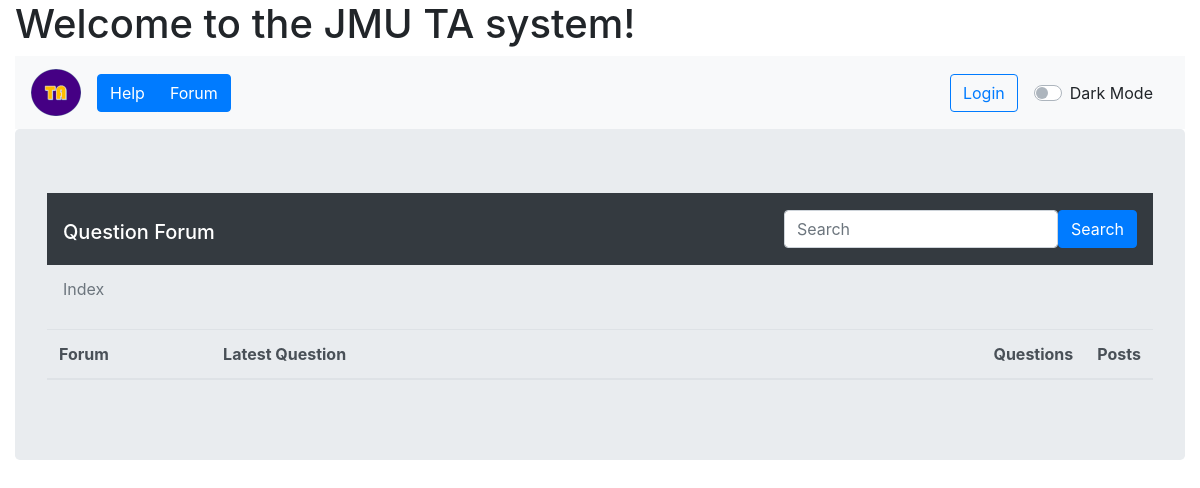
Page /forum.php on the earlier database version.
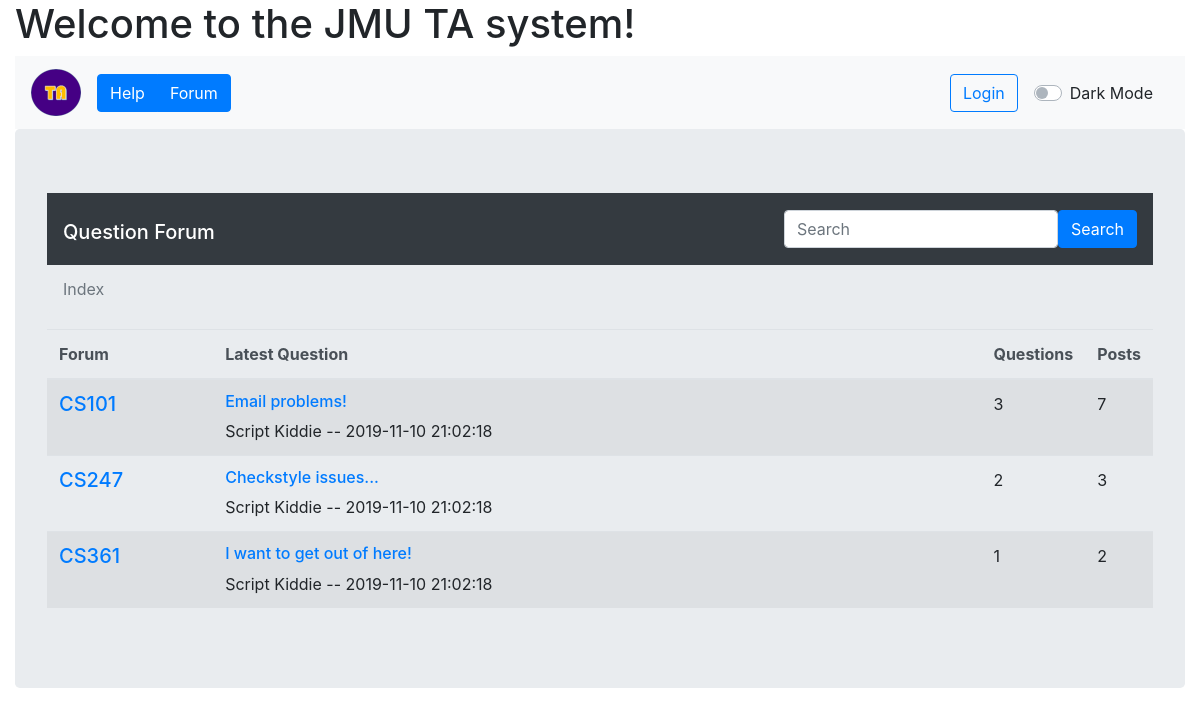
Same page on the later database version.
### tables this page shows
CREATE TABLE classforum
(
  forumID INT NOT NULL AUTO_INCREMENT,
  className TEXT NOT NULL,
  CONSTRAINT ClassForum_ForumID_pk PRIMARY KEY (forumID)
);

CREATE TABLE question
(
  questionID INT NOT NULL AUTO_INCREMENT,
  forumID INT NOT NULL,
  title TEXT NOT NULL,
  details TEXT NOT NULL,
  asked DATETIME NOT NULL DEFAULT NOW(),
  author TEXT,
  CONSTRAINT Question_questionID_pk PRIMARY KEY (questionID),
  CONSTRAINT Question_forumID_fk FOREIGN KEY (forumID) REFERENCES classforum (forumID)
);

### php/forum_index.php (the view, shortened to what this page needs)
<table id="forum_index" class="table table-striped table-responsive">
<thead class="thead-light">
    <tr>
        <th class="col-sm-2">Forum</th>
        <th class="col">Latest Question</th>
        <th class="col">Questions</th>
        <th class="col">Posts</th>
    </tr>
</thead>
<tbody>
    <?php
    $connection = OpenCon();
    $classQuery = "SELECT * FROM classforum";
    $forums = array();
    if ($result = $connection->query($classQuery)) {
        while($item = $result->fetch_assoc()) {
            $forums[] = $item;
        }
    }
    $lastAskedQuery = "SELECT CF.forumID, questionID, title, details, asked, author FROM classforum CF LEFT JOIN question Q1 ON CF.forumID = Q1.forumID WHERE questionID = (SELECT MAX(Q2.questionID) FROM question Q2 WHERE Q1.forumID = Q2.forumID) GROUP BY CF.forumID";
    $questions = array();
    if ($result = $connection->query($lastAskedQuery)) {
        while($item = $result->fetch_assoc()) {
            $questions[] = $item;
        }
    }
    $qNumQuery = "SELECT forumID, COUNT(questionID) AS \"numQuestions\" FROM question GROUP BY forumID";
    $questionNum = array();
    if ($result = $connection->query($qNumQuery)) {
        while($item = $result->fetch_assoc()) {
            $questionNum[] = $item;
        }
    }
    $pNumQuery = "SELECT forumID, COUNT(answer.answerID) + COUNT(DISTINCT question.questionID) AS \"numPosts\" FROM question LEFT JOIN answer ON question.questionID = answer.questionID GROUP BY forumID";
    $postNum = array();
    if ($result = $connection->query($pNumQuery)) {
        while($item = $result->fetch_assoc()) {
            $postNum[] = $item;
        }
    }
    for ($x = 0; $x < count($forums); $x++) {
        $forumID = $forums[$x]['forumID'];
        $className = $forums[$x]['className'];
        $qTitle = $questions[$x]['title'];
        $author = $questions[$x]['author'];
        $asked = $questions[$x]['asked'];
        $numOfQ = $questionNum[$x]['numQuestions'];
        $numOfP = $postNum[$x]['numPosts'];
        echo("<tr id=\"".$forumID."\">");
        echo("<td><h3 class=\"h5\"><a class=\"class_anchor\" href=\"#0\">".$className."</a></h3></td>");
        echo("<td><div><h4 class=\"h6\">".$qTitle."</h4>".$author." -- ".$asked."</div></td>");
        echo("<td><div>".$numOfQ."</div></td>");
        echo("<td><div>".$numOfP."</div></td>");
        echo("</tr>");
    }
    ?>
</tbody>
</table>

### html/forum.php (shortened to what this page needs)
<!doctype html>
<html lang="en">
  <head>
    <link rel="stylesheet" href="https://stackpath.bootstrapcdn.com/bootstrap/4.3.1/css/bootstrap.min.css">
    <link rel="stylesheet" type="text/css" href="../css/fullcalendar.css">
    <link rel="stylesheet" type="text/css" href="../css/dark-mode.css">
  </head>
  <body>
    <div class="container-fluid">
      <div class="page-header">
        <h1>Welcome to the JMU TA system!</h1>
      </div>
      <nav class="navbar navbar-expand-lg navbar-light bg-light">
        <a class="navbar-brand" href="index.php"><img src="../resources/TA_Iconx50px.png" alt="TA Icon"></a>
        <div class="collapse navbar-collapse" id="navbarSupportedContent">
          <ul class="navbar-nav mr-auto">
            <li class="nav-item">
              <div class="btn-group" role="group" aria-label="navigation button group">
                  <a role="button" class="btn btn-primary" href="#" data-toggle="modal" data-target="#helpModal">Help</a>
                  <a role="button" class="btn btn-primary" href="#">Forum</a>
              </div>
            </li>
          </ul>
<?php if(isset($_SESSION['personID'])): ?>
          <form method="post" action="index.php">
            <input type="hidden" name="action" value="logoff">
            <input type="submit" class="btn btn-outline-primary my-2 my-sm-0" value="Logoff">
          </form>
<?php else: ?>
          <button class="btn btn-outline-primary my-2 my-sm-0" type="login"><a href="#" data-toggle="modal" data-target="#loginModal">Login</a></button>
<?php endif; ?>
          <div class="nav-link">
            <div class="custom-control custom-switch">
              <label class="custom-control-label" for="darkSwitch">Dark Mode</label>
            </div>
          </div>
        </div>
      </nav>
      <div id="forum" class="jumbotron">
        <nav class="navbar navbar-dark bg-dark">
          <h1><a href="#" class="navbar-brand">Question Forum</a></h1>
          <form id="search_form" class="form-inline">
            <input id="search_field" type="text" name="search-string" class="form-control" placeholder="Search">
            <button type="submit" class="btn btn-primary">Search</button>
          </form>
        </nav>
        <nav aria-label="breadcrumb">
          <ol id="forum_breadcrumb_list" class="breadcrumb">
            <li id="bc_index" class="breadcrumb-item active">Index</li>
          </ol>
        </nav>
        <div id="forum_container">
        <?php require_once('../php/forum_index.php')?>
        </div>
      </div>
    </div>
  </body>
</html>

### css/dark-mode.css (style rules this page uses)
[data-theme="dark"] h1, h2, h3, h4, h5, h6 { color: #007bff; }

Differences in the rows shown:
added classforum: className "CS101"
added question: title "Email problems!", author "Script Kiddie", asked "2019-11-10 21:02:18"
added classforum: className "CS247"
added question: title "Checkstyle issues...", author "Script Kiddie", asked "2019-11-10 21:02:18"
added classforum: className "CS361"
added question: title "I want to get out of here!", author "Script Kiddie", asked "2019-11-10 21:02:18"
Other differences:
new list line: "-- 3 7"
new list line: "-- 2 3"
new list line: "-- 1 2"
